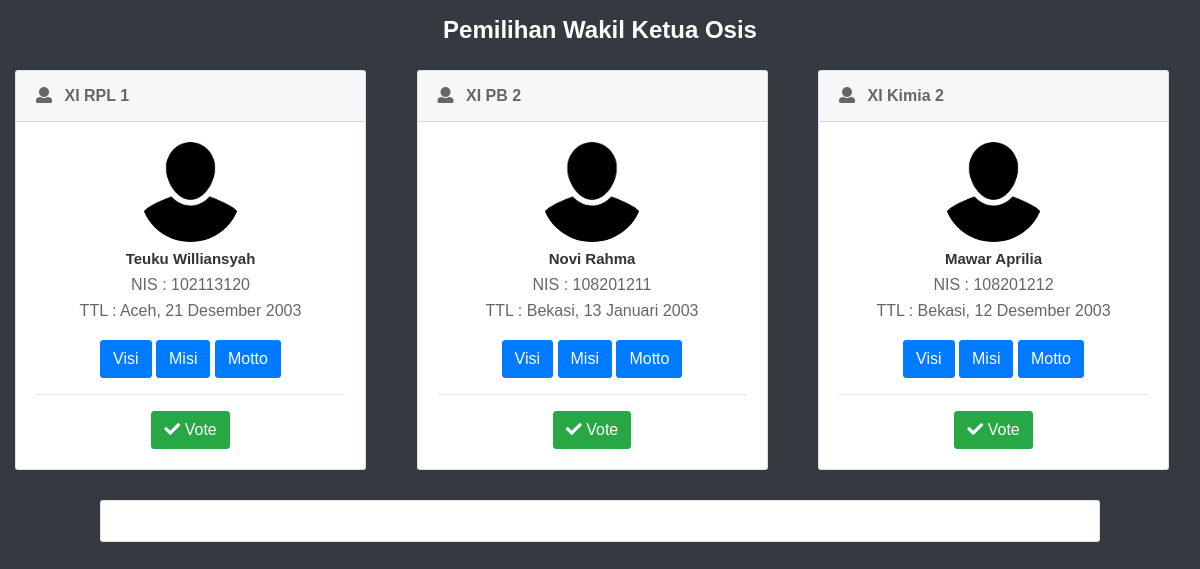
Screenshot of /vote-waketos.php with the database file from the repository.
### tables this page shows
CREATE TABLE `data_waketos` (
  `nis` int(11) NOT NULL,
  `nama_waketos` varchar(100) NOT NULL,
  `ttl` varchar(100) NOT NULL,
  `kelas` varchar(100) NOT NULL,
  `alamat` varchar(100) NOT NULL,
  `email` varchar(100) NOT NULL,
  `visi` text NOT NULL,
  `misi` text NOT NULL,
  `motto` text NOT NULL,
  `gambar` varchar(100) NOT NULL
);

### vote-waketos.php (the view, shortened to what this page needs)
<?php
	include 'auth/config.php';
 ?>
 <!DOCTYPE html>
<html lang="en">
<head>
	<link href="assets/libs/css/font-face.css" rel="stylesheet" media="all">
	<link href="assets/libs/vendor/font-awesome-4.7/css/font-awesome.min.css" rel="stylesheet" media="all">
	<link href="assets/libs/vendor/font-awesome-5/css/fontawesome-all.min.css" rel="stylesheet" media="all">
	<link href="assets/libs/vendor/mdi-font/css/material-design-iconic-font.min.css" rel="stylesheet" media="all">
	<link href="assets/libs/vendor/bootstrap-4.1/bootstrap.min.css" rel="stylesheet" media="all">
	<link href="assets/libs/vendor/animsition/animsition.min.css" rel="stylesheet" media="all">
	<link href="assets/libs/vendor/bootstrap-progressbar/bootstrap-progressbar-3.3.4.min.css" rel="stylesheet" media="all">
	<link href="assets/libs/vendor/wow/animate.css" rel="stylesheet" media="all">
	<link href="assets/libs/vendor/css-hamburgers/hamburgers.min.css" rel="stylesheet" media="all">
	<link href="assets/libs/vendor/slick/slick.css" rel="stylesheet" media="all">
	<link href="assets/libs/vendor/select2/select2.min.css" rel="stylesheet" media="all">
	<link href="assets/libs/vendor/perfect-scrollbar/perfect-scrollbar.css" rel="stylesheet" media="all">
	<link rel="stylesheet" type="text/css" href="assets/libs/vendor/toastr/toastr.css">
	<link rel="stylesheet" type="text/css" href="assets/libs/vendor/toastr/toastr.min.css">
	<link href="assets/libs/css/theme.css" rel="stylesheet" media="all">
</head>
<body class="bg-dark">
<div class="container">
	<h3 class="text-white text-sm-center m-3">Pemilihan Wakil Ketua Osis</h3>
	<div class="row" style="margin-top: 25px;">
		<div class="col-sm-12" style="margin: auto; display: flex; justify-content: space-between; max-width: 1200px;">
			<?php
				$resultData = mysqli_query($link, "SELECT * FROM data_waketos");
				while ($rowData = mysqli_fetch_array($resultData)) {
			 ?>
			<div class="card float-left mr-3">
			<div class="card-header">
				<i class="fa fa-user"></i>
				<strong class="card-title pl-2"><?= $rowData['kelas'] ?></strong>
			</div>
			<div class="card-body">
				<div class="mx-auto d-block">
					<img class="rounded-circle mx-auto d-block" src="assets/libs/images/avatar.png" alt="Card image cap" style="height: 100px; ">
					<h5 class="text-sm-center mt-2 mb-1"><?= $rowData['nama_waketos'] ?></h5>
					<div class="location text-sm-center">
						<p>NIS : <?= $rowData['nis'] ?></p>
						<p>TTL : <?= $rowData['ttl'] ?></p>
					</div>
					<div class="text-sm-center m-3 ">
						 <a class="btn btn-primary" data-toggle="collapse" href="#visi<?=$rowData['nis']?>" role="button" aria-expanded="false" aria-controls="visi">Visi</a>
						 <a class="btn btn-primary" data-toggle="collapse" href="#misi<?=$rowData['nis']?>" role="button" aria-expanded="false" aria-controls="misi">Misi</a>
						 <a class="btn btn-primary" data-toggle="collapse" href="#motto<?=$rowData['nis']?>" role="button" aria-expanded="false" aria-controls="motto">Motto</a>
					</div>
					<hr>
					<div class="card-text text-sm-center">
						<form method="post" action="">
							<?php $namaOsis = $rowData['nama_waketos']; ?>
							 <button type="submit" name="btnWaketos" class="btn btn-success" onclick="return confirm('Apakah anda yakin ingin memilih <?= $namaOsis ?> sebagai wakil ketua Osis?') "><i class="fas fa-check"></i> Vote</button>
						 </form>
					</div>
				</div>
			</div>
		</div>
			<?php } ?>
		</div>
		<div class="card" style="margin: auto; min-width: 1000px;">
			<div class="card-body">
			</div>
		</div>
	</div>
</div>
</body>
</html>

### auth/sessions.php (style rules this page uses)
* { font-family: arial; }

### vote-waketos.php (style rules this page uses)
.card { width: 30% }

### rows the page displays
data_waketos: kelas "XI RPL 1", nama_waketos "Teuku Williansyah", nis "102113120", ttl "Aceh, 21 Desember 2003"
data_waketos: kelas "XI PB 2", nama_waketos "Novi Rahma", nis "108201211", ttl "Bekasi, 13 Januari 2003"
data_waketos: kelas "XI Kimia 2", nama_waketos "Mawar Aprilia", nis "108201212", ttl "Bekasi, 12 Desember 2003"
